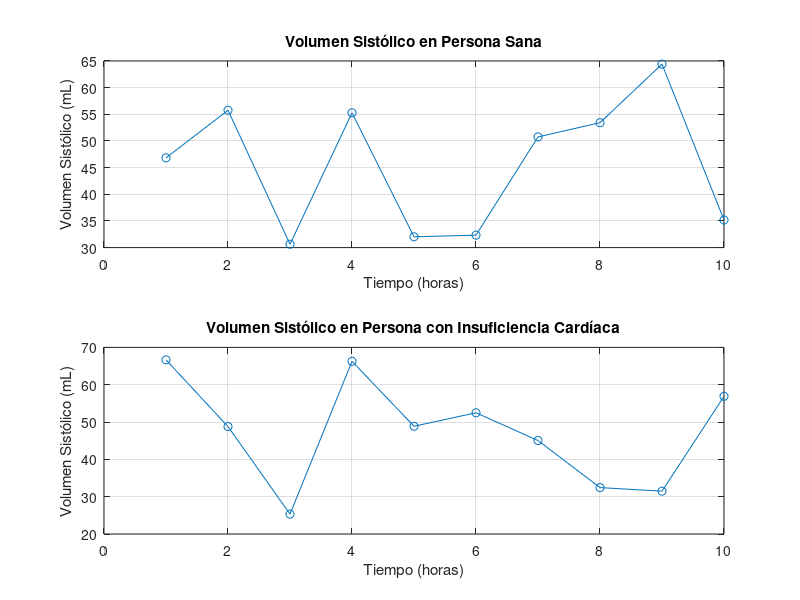

Reproduce this figure in MATLAB.
% Datos simulados de volumen sistólico para una persona sana
volumen_sistolico_sano = rand(1, 10) * 70; 

% Datos simulados de volumen sistólico para una persona con insuficiencia cardíaca
volumen_sistolico_insuficiencia = rand(1, 10) * 50 + 20; 

% Guiandonos de datos antes vistos en bases de datos (tomando valores
% dentro de un rango)

% Se asumen mediciones cada hora
tiempo = 1:10;

% Crear la primera gráfica para la persona sana
subplot(2, 1, 1); 
plot(tiempo, volumen_sistolico_sano, '-o');
title('Volumen Sistólico en Persona Sana');
xlabel('Tiempo (horas)');
ylabel('Volumen Sistólico (mL)');
grid on;

% Crear la segunda gráfica para la persona con insuficiencia cardíaca
subplot(2, 1, 2); 
plot(tiempo, volumen_sistolico_insuficiencia, '-o');
title('Volumen Sistólico en Persona con Insuficiencia Cardíaca');
xlabel('Tiempo (horas)');
ylabel('Volumen Sistólico (mL)');
grid on;